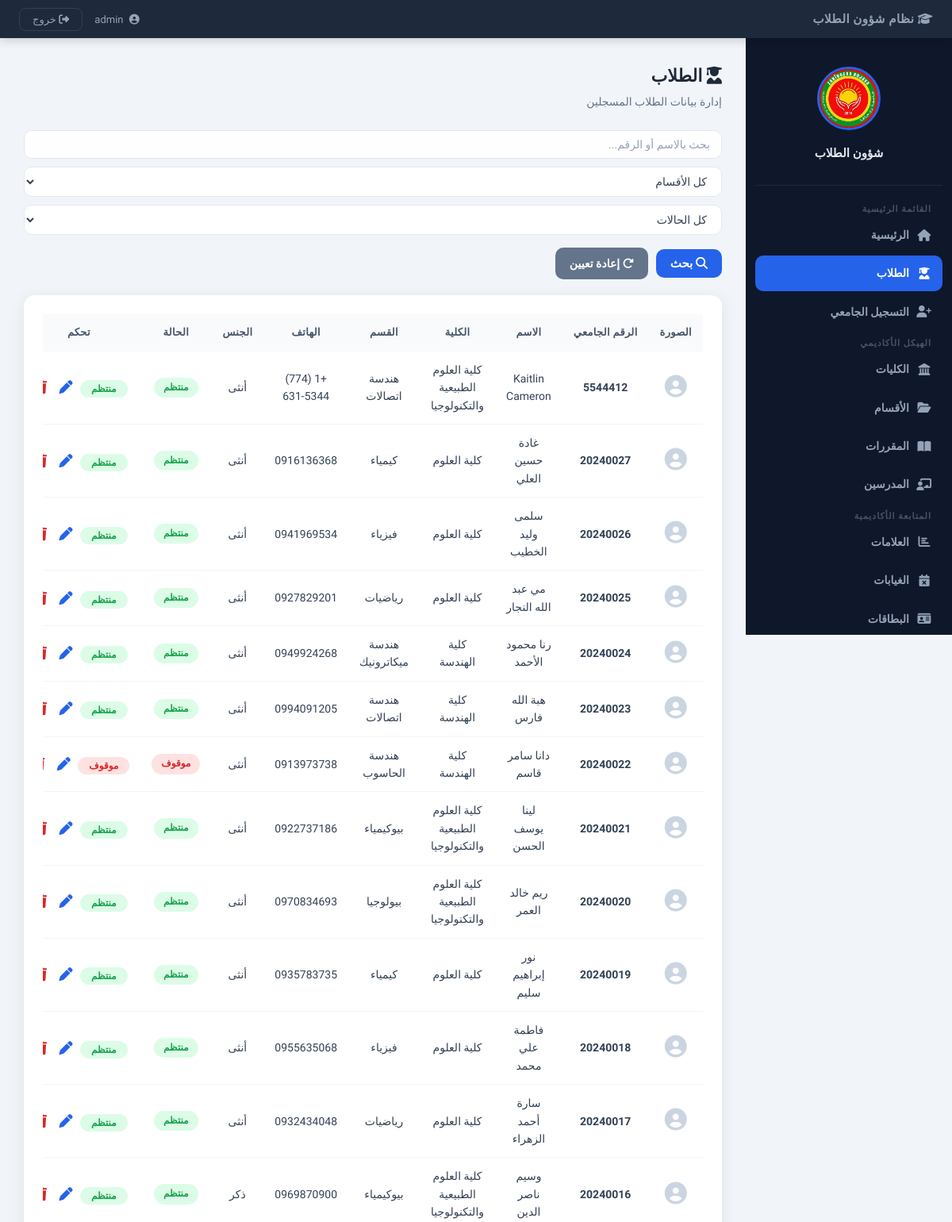
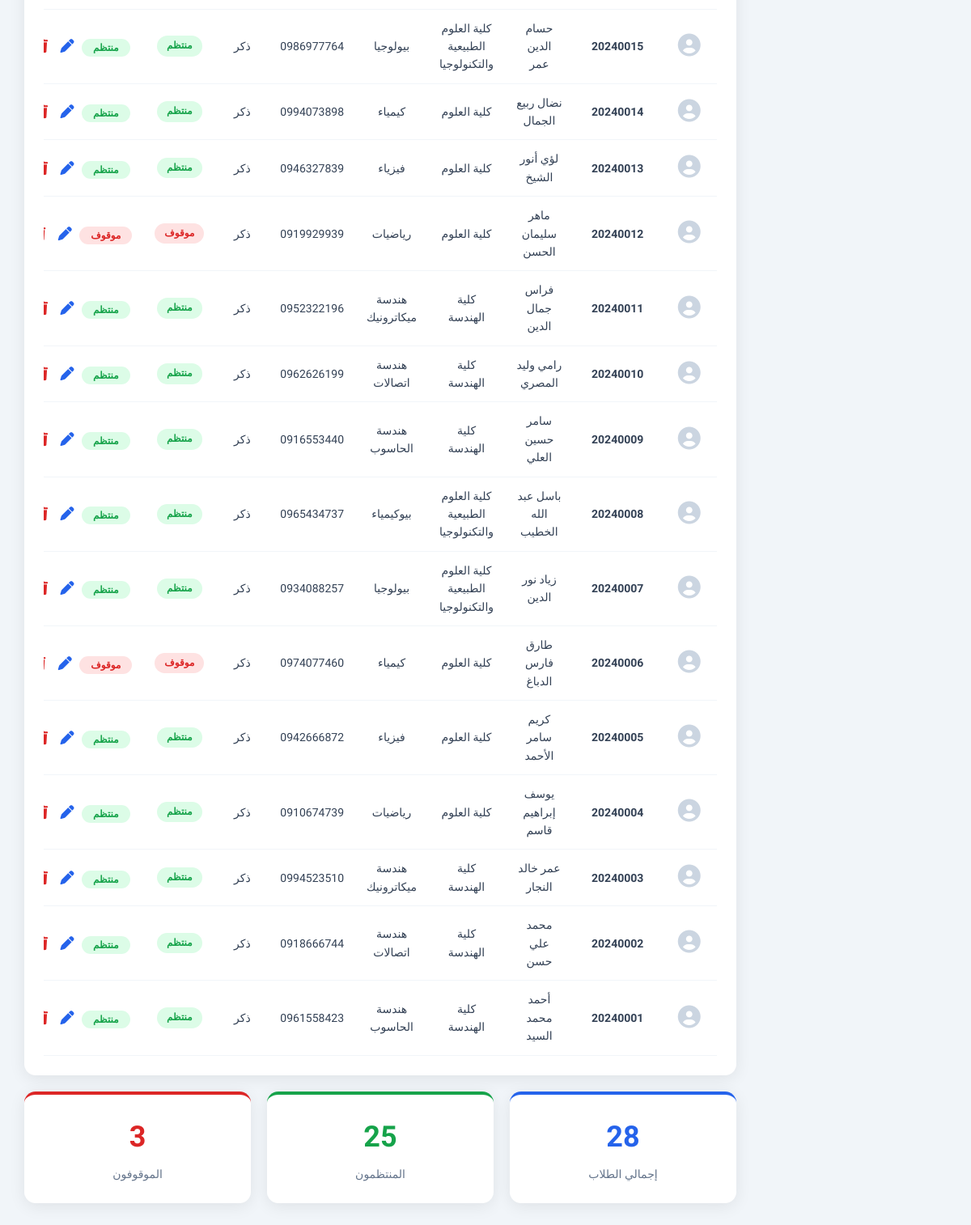
Screenshot of /?page=students (signed in) with the database file from the repository (2 pictures, top to bottom).
### tables this page shows
CREATE TABLE students (
    id            INTEGER PRIMARY KEY AUTOINCREMENT,
    university_id TEXT    NOT NULL UNIQUE,
    name          TEXT    NOT NULL,
    faculty       TEXT,
    department    TEXT,
    birth_place   TEXT,
    birth_date    TEXT,
    address       TEXT,
    phone         TEXT,
    mother_name   TEXT,
    father_name   TEXT,
    gender        TEXT    DEFAULT 'ذكر',
    status        TEXT    DEFAULT 'active',
    image         TEXT,
    created_at    TEXT    DEFAULT (datetime('now')),
    updated_at    TEXT    DEFAULT (datetime('now'))
);

### app/Core/Database.php (called while the page is built, shortened)
<?php
class Database
{
    private static ?PDO $instance = null;
    public static function getInstance(): PDO
    {
        if (self::$instance === null) {
            if (DB_DRIVER === 'sqlite') {
                $pdo = new PDO('sqlite:' . DB_PATH);
                $pdo->exec('PRAGMA foreign_keys = ON;');
            } elseif (DB_DRIVER === 'mysql') {
                $dsn = "mysql:host=" . DB_HOST . ";dbname=" . DB_NAME . ";charset=" . DB_CHARSET;
                $pdo = new PDO($dsn, DB_USER, DB_PASS);
            } else {
                throw new RuntimeException('DB_DRIVER غير مدعوم');
            }
            $pdo->setAttribute(PDO::ATTR_ERRMODE,            PDO::ERRMODE_EXCEPTION);
            $pdo->setAttribute(PDO::ATTR_DEFAULT_FETCH_MODE, PDO::FETCH_ASSOC);
            self::$instance = $pdo;
        }
        return self::$instance;
    }
}

### app/Core/BaseModel.php (called while the page is built, shortened)
<?php
abstract class BaseModel
{
    public function __construct()
    {
        $this->db = Database::getInstance();
    }
}

### app/Models/Student.php (called while the page is built, shortened)
<?php
class Student extends BaseModel
{
    public function filter(string $q = '', string $dept = '', string $status = 'all'): array
    {
        $where = ['1=1'];
        $p     = [];
        $s = $this->db->prepare(
            "SELECT * FROM students WHERE " . implode(' AND ', $where) . " ORDER BY id DESC"
        );
        $s->execute($p);
        return $s->fetchAll();
    }
    public function counts(): array
    {
        $row = $this->db->query(
            "SELECT COUNT(*) total,
                    SUM(status='active')   active,
                    SUM(status='inactive') inactive
             FROM students"
        )->fetch();
        return $row;
    }
}

### views/pages/students.php (the view, shortened to what this page needs)
<?php
$students = $data['students'] ?? [];
$counts   = $data['counts']   ?? ['total' => 0, 'active' => 0, 'inactive' => 0];
$q        = htmlspecialchars($_GET['q']          ?? '');
$status   = htmlspecialchars($_GET['status']     ?? 'all');
?>
<div class="page-header">
  <h1><i class="fa-solid fa-user-graduate"></i> الطلاب</h1>
  <p>إدارة بيانات الطلاب المسجلين</p>
</div>
<form method="GET" action="" class="filters-bar">
  <input type="text"  name="q"          value="<?= $q ?>"    placeholder="بحث بالاسم أو الرقم...">
  <select name="department">
    <option value="">كل الأقسام</option>
  </select>
  <select name="status">
    <option value="all"     <?= $status==='all'     ?'selected':'' ?>>كل الحالات</option>
  </select>
  <button type="submit" class="btn-submit" style="width:auto; padding:9px 18px;">
    <i class="fa-solid fa-magnifying-glass"></i> بحث
  </button>
  <a href="?page=students" class="btn-submit"
     style="width:auto; padding:9px 18px; background:#64748b; text-decoration:none; border-radius:10px; color:white; font-size:14px;">
    <i class="fa-solid fa-rotate-right"></i> إعادة تعيين
  </a>
</form>
<div class="card">
  <div class="table-wrapper">
    <table>
      <thead>
        <tr>
          <th>الصورة</th>
          <th>الرقم الجامعي</th>
          <th>الاسم</th>
          <th>الكلية</th>
          <th>القسم</th>
          <th>الهاتف</th>
          <th>الجنس</th>
          <th>الحالة</th>
          <th>تحكم</th>
        </tr>
      </thead>
      <tbody>
        <?php if (empty($students)): ?>
          <tr><td colspan="9" style="color:#94a3b8; padding:30px;">لا يوجد طلاب</td></tr>
        <?php else: ?>
          <?php foreach ($students as $s): ?>
          <tr>
            <td>
              <?php if ($s['image']): ?>
                <img src="<?= htmlspecialchars($s['image']) ?>"
                     style="width:38px;height:38px;border-radius:50%;object-fit:cover;">
              <?php else: ?>
                <span style="font-size:28px; color:#cbd5e1;">
                  <i class="fa-solid fa-circle-user"></i>
                </span>
              <?php endif; ?>
            </td>
            <td><strong><?= htmlspecialchars($s['university_id']) ?></strong></td>
            <td><?= htmlspecialchars($s['name']) ?></td>
            <td><?= htmlspecialchars($s['faculty'] ?? '—') ?></td>
            <td><?= htmlspecialchars($s['department'] ?? '—') ?></td>
            <td><?= htmlspecialchars($s['phone'] ?? '—') ?></td>
            <td><?= htmlspecialchars($s['gender'] ?? '—') ?></td>
            <td>
              <span class="status <?= $s['status'] ?>">
                <?= $s['status'] === 'active' ? 'منتظم' : 'موقوف' ?>
              </span>
            </td>
            <td style="white-space:nowrap;">
              <form method="POST" action="/std_1_student_manager/controllers/router.php"
                    style="display:inline">
                <button type="submit"
                        class="btn <?= $s['status']==='active' ? 'active-btn' : 'inactive-btn' ?>"
                        title="تغيير الحالة">
                  <?= $s['status']==='active' ? 'منتظم' : 'موقوف' ?>
                </button>
              </form>
              <button class="edit-btn"
                      onclick="openEditModal(<?= htmlspecialchars(json_encode($s)) ?>)"
                      title="تعديل">
                <i class="fa-solid fa-pen"></i>
              </button>
              <form method="POST" action="/std_1_student_manager/controllers/router.php"
                    style="display:inline"
                    onsubmit="return confirm('حذف هذا الطالب نهائياً؟')">
                <button type="submit" class="delete-btn" title="حذف">
                  <i class="fa-solid fa-trash"></i>
                </button>
              </form>
            </td>
          </tr>
          <?php endforeach; ?>
        <?php endif; ?>
      </tbody>
    </table>
  </div>
</div>
<div class="stats">
  <div class="stat">
    <h2><?= (int)$counts['total'] ?></h2>
    <p>إجمالي الطلاب</p>
  </div>
  <div class="stat" style="border-top-color:#16a34a;">
    <h2 style="color:#16a34a;"><?= (int)$counts['active'] ?></h2>
    <p>المنتظمون</p>
  </div>
  <div class="stat" style="border-top-color:#dc2626;">
    <h2 style="color:#dc2626;"><?= (int)$counts['inactive'] ?></h2>
    <p>الموقوفون</p>
  </div>
</div>

### assets/css/main.css (style rules this page uses)
:root { --primary: #2563eb; --primary-dk: #1d4ed8; --dark: #0f172a; --sidebar-w: 260px; --header-h: 48px; --radius: 14px; --shadow: 0 4px 20px rgba(0,0,0,.08); --font: 'Cairo', 'Segoe UI', Tahoma, sans-serif; }
*, *::before, *::after { box-sizing: border-box; margin: 0; padding: 0; }
body { font-family: var(--font); background: #f1f5f9; color: var(--dark); font-size: 15px; line-height: 1.6; }
.card { background: white; padding: 24px; border-radius: var(--radius); box-shadow: var(--shadow); margin-top: 20px; }
.stats { display: grid; grid-template-columns: repeat(auto-fit, minmax(180px, 1fr)); gap: 20px; margin-top: 20px; }
.stat { background: white; padding: 24px 20px; border-radius: var(--radius); box-shadow: var(--shadow); text-align: center; border-top: 4px solid var(--primary); }
.stat h2 { font-size: 36px; font-weight: 700; color: var(--primary); }
.stat p { color: #64748b; margin-top: 6px; font-size: 14px; }
.table-wrapper { overflow-x: auto; }
table { width: 100%; border-collapse: collapse; font-size: 14px; }
thead tr { background: #f8fafc; }
th { padding: 13px 14px; text-align: center; color: #475569; font-weight: 700; font-size: 13px; text-transform: uppercase; letter-spacing: .3px; white-space: nowrap; }
td { padding: 12px 14px; text-align: center; border-bottom: 1px solid #f1f5f9; color: #334155; }
.status { display: inline-block; padding: 3px 12px; border-radius: 20px; font-size: 12px; font-weight: 700; }
.status.active { background: #dcfce7; color: #16a34a; }
.status.inactive { background: #fee2e2; color: #dc2626; }
button { font-family: var(--font); cursor: pointer; }
.btn { display: inline-block; padding: 4px 14px; border: none; border-radius: 20px; cursor: pointer; font-size: 12px; font-weight: 700; width: auto; }
.btn.active-btn { background: #dcfce7; color: #16a34a; }
.btn.inactive-btn { background: #fee2e2; color: #dc2626; }
.edit-btn { background: none; border: none; font-size: 17px; cursor: pointer; padding: 5px 6px; border-radius: 6px; color: #2563eb; transition: background .15s; width: auto; }
.delete-btn { background: none; border: none; font-size: 17px; cursor: pointer; padding: 5px 6px; border-radius: 6px; color: #dc2626; transition: background .15s; width: auto; }
.page-header { margin-bottom: 24px; }
.page-header h1 { font-size: 22px; font-weight: 700; color: #1e293b; }
.page-header p { color: #64748b; font-size: 14px; margin-top: 4px; }
.filters-bar { display: flex; flex-wrap: wrap; gap: 10px; margin-bottom: 16px; align-items: center; }
.filters-bar input, .filters-bar select { padding: 9px 14px; border: 1px solid #e2e8f0; border-radius: 10px; font-family: var(--font); font-size: 14px; background: white; color: #334155; outline: none; transition: border-color .2s; margin-bottom: 0; }

### assets/css/forms.css (style rules this page uses)
input, select, textarea { width: 100%; padding: 10px 14px; border: 1px solid #e2e8f0; border-radius: 10px; font-family: var(--font); font-size: 14px; color: #1e293b; background: #f8fafc; outline: none; transition: border-color .2s, box-shadow .2s; margin-bottom: 0; }
input::placeholder { color: #94a3b8; }
.btn-submit { width: 100%; padding: 12px; background: var(--primary); color: white; border: none; border-radius: 10px; font-size: 15px; font-weight: 700; font-family: var(--font); cursor: pointer; transition: .2s; margin-top: 6px; }

### rows the page displays
students: university "5544412", name "Kaitlin Cameron", faculty "كلية العلوم الطبيعية والتكنولوجيا", department "هندسة اتصالات", phone "+1 (774) 631-5344", gender "أنثى", status "منتظم"
students: university "20240027", name "غادة حسين العلي", faculty "كلية العلوم", department "كيمياء", phone "0916136368", gender "أنثى", status "منتظم"
students: university "20240026", name "سلمى وليد الخطيب", faculty "كلية العلوم", department "فيزياء", phone "0941969534", gender "أنثى", status "منتظم"
students: university "20240025", name "مي عبد الله النجار", faculty "كلية العلوم", department "رياضيات", phone "0927829201", gender "أنثى", status "منتظم"
students: university "20240024", name "رنا محمود الأحمد", faculty "كلية الهندسة", department "هندسة ميكاترونيك", phone "0949924268", gender "أنثى", status "منتظم"
students: university "20240023", name "هبة الله فارس", faculty "كلية الهندسة", department "هندسة اتصالات", phone "0994091205", gender "أنثى", status "منتظم"
students: university "20240022", name "دانا سامر قاسم", faculty "كلية الهندسة", department "هندسة الحاسوب", phone "0913973738", gender "أنثى", status "موقوف"
students: university "20240021", name "لينا يوسف الحسن", faculty "كلية العلوم الطبيعية والتكنولوجيا", department "بيوكيمياء", phone "0922737186", gender "أنثى", status "منتظم"
students: university "20240020", name "ريم خالد العمر", faculty "كلية العلوم الطبيعية والتكنولوجيا", department "بيولوجيا", phone "0970834693", gender "أنثى", status "منتظم"
students: university "20240019", name "نور إبراهيم سليم", faculty "كلية العلوم", department "كيمياء", phone "0935783735", gender "أنثى", status "منتظم"
students: university "20240018", name "فاطمة علي محمد", faculty "كلية العلوم", department "فيزياء", phone "0955635068", gender "أنثى", status "منتظم"
students: university "20240017", name "سارة أحمد الزهراء", faculty "كلية العلوم", department "رياضيات", phone "0932434048", gender "أنثى", status "منتظم"
students: university "20240016", name "وسيم ناصر الدين", faculty "كلية العلوم الطبيعية والتكنولوجيا", department "بيوكيمياء", phone "0969870900", gender "ذكر", status "منتظم"
students: university "20240015", name "حسام الدين عمر", faculty "كلية العلوم الطبيعية والتكنولوجيا", department "بيولوجيا", phone "0986977764", gender "ذكر", status "منتظم"
students: university "20240014", name "نضال ربيع الجمال", faculty "كلية العلوم", department "كيمياء", phone "0994073898", gender "ذكر", status "منتظم"
students: university "20240013", name "لؤي أنور الشيخ", faculty "كلية العلوم", department "فيزياء", phone "0946327839", gender "ذكر", status "منتظم"
students: university "20240012", name "ماهر سليمان الحسن", faculty "كلية العلوم", department "رياضيات", phone "0919929939", gender "ذكر", status "موقوف"
students: university "20240011", name "فراس جمال الدين", faculty "كلية الهندسة", department "هندسة ميكاترونيك", phone "0952322196", gender "ذكر", status "منتظم"
students: university "20240010", name "رامي وليد المصري", faculty "كلية الهندسة", department "هندسة اتصالات", phone "0962626199", gender "ذكر", status "منتظم"
students: university "20240009", name "سامر حسين العلي", faculty "كلية الهندسة", department "هندسة الحاسوب", phone "0916553440", gender "ذكر", status "منتظم"
students: university "20240008", name "باسل عبد الله الخطيب", faculty "كلية العلوم الطبيعية والتكنولوجيا", department "بيوكيمياء", phone "0965434737", gender "ذكر", status "منتظم"
students: university "20240007", name "زياد نور الدين", faculty "كلية العلوم الطبيعية والتكنولوجيا", department "بيولوجيا", phone "0934088257", gender "ذكر", status "منتظم"
students: university "20240006", name "طارق فارس الدباغ", faculty "كلية العلوم", department "كيمياء", phone "0974077460", gender "ذكر", status "موقوف"
students: university "20240005", name "كريم سامر الأحمد", faculty "كلية العلوم", department "فيزياء", phone "0942666872", gender "ذكر", status "منتظم"
students: university "20240004", name "يوسف إبراهيم قاسم", faculty "كلية العلوم", department "رياضيات", phone "0910674739", gender "ذكر", status "منتظم"
students: university "20240003", name "عمر خالد النجار", faculty "كلية الهندسة", department "هندسة ميكاترونيك", phone "0994523510", gender "ذكر", status "منتظم"
students: university "20240002", name "محمد علي حسن", faculty "كلية الهندسة", department "هندسة اتصالات", phone "0918666744", gender "ذكر", status "منتظم"
students: university "20240001", name "أحمد محمد السيد", faculty "كلية الهندسة", department "هندسة الحاسوب", phone "0961558423", gender "ذكر", status "منتظم"

### other values shown
$counts['total'] "28"
$counts['active'] "25"
$counts['inactive'] "3"
